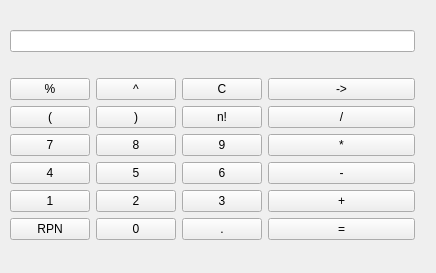
<?xml version="1.0" encoding="UTF-8"?>
<ui version="4.0">
 <class>Widget</class>
 <widget class="QWidget" name="Widget">
  <property name="geometry">
   <rect>
    <x>0</x>
    <y>0</y>
    <width>436</width>
    <height>273</height>
   </rect>
  </property>
  <property name="windowTitle">
   <string>Widget</string>
  </property>
  <widget class="QWidget" name="layoutWidget">
   <property name="geometry">
    <rect>
     <x>10</x>
     <y>10</y>
     <width>405</width>
     <height>251</height>
    </rect>
   </property>
   <layout class="QVBoxLayout" name="verticalLayout_4">
    <item>
     <widget class="QLineEdit" name="lineEdit"/>
    </item>
    <item>
     <layout class="QHBoxLayout" name="horizontalLayout_7">
      <item>
       <layout class="QVBoxLayout" name="verticalLayout_3">
        <item>
         <layout class="QHBoxLayout" name="horizontalLayout">
          <item>
           <widget class="QPushButton" name="pushButton_mod">
            <property name="text">
             <string>%</string>
            </property>
           </widget>
          </item>
          <item>
           <widget class="QPushButton" name="pushButton_pow">
            <property name="text">
             <string>^</string>
            </property>
           </widget>
          </item>
          <item>
           <widget class="QPushButton" name="pushButton_cl">
            <property name="text">
             <string>C</string>
            </property>
           </widget>
          </item>
         </layout>
        </item>
        <item>
         <layout class="QHBoxLayout" name="horizontalLayout_2">
          <item>
           <widget class="QPushButton" name="pushButton_lp">
            <property name="text">
             <string>(</string>
            </property>
           </widget>
          </item>
          <item>
           <widget class="QPushButton" name="pushButton_rp">
            <property name="text">
             <string>)</string>
            </property>
           </widget>
          </item>
          <item>
           <widget class="QPushButton" name="pushButton_factorial">
            <property name="text">
             <string>n!</string>
            </property>
           </widget>
          </item>
         </layout>
        </item>
        <item>
         <layout class="QVBoxLayout" name="verticalLayout">
          <item>
           <layout class="QHBoxLayout" name="horizontalLayout_3">
            <item>
             <widget class="QPushButton" name="pushButton_7">
              <property name="text">
               <string>7</string>
              </property>
             </widget>
            </item>
            <item>
             <widget class="QPushButton" name="pushButton_8">
              <property name="text">
               <string>8</string>
              </property>
             </widget>
            </item>
            <item>
             <widget class="QPushButton" name="pushButton_9">
              <property name="text">
               <string>9</string>
              </property>
             </widget>
            </item>
           </layout>
          </item>
          <item>
           <layout class="QHBoxLayout" name="horizontalLayout_4">
            <item>
             <widget class="QPushButton" name="pushButton_4">
              <property name="text">
               <string>4</string>
              </property>
             </widget>
            </item>
            <item>
             <widget class="QPushButton" name="pushButton_5">
              <property name="text">
               <string>5</string>
              </property>
             </widget>
            </item>
            <item>
             <widget class="QPushButton" name="pushButton_6">
              <property name="text">
               <string>6</string>
              </property>
             </widget>
            </item>
           </layout>
          </item>
          <item>
           <layout class="QHBoxLayout" name="horizontalLayout_5">
            <item>
             <widget class="QPushButton" name="pushButton_1">
              <property name="text">
               <string>1</string>
              </property>
             </widget>
            </item>
            <item>
             <widget class="QPushButton" name="pushButton_2">
              <property name="text">
               <string>2</string>
              </property>
             </widget>
            </item>
            <item>
             <widget class="QPushButton" name="pushButton_3">
              <property name="text">
               <string>3</string>
              </property>
             </widget>
            </item>
           </layout>
          </item>
          <item>
           <layout class="QHBoxLayout" name="horizontalLayout_6">
            <item>
             <widget class="QPushButton" name="pushButton_RPN">
              <property name="text">
               <string>RPN</string>
              </property>
             </widget>
            </item>
            <item>
             <widget class="QPushButton" name="pushButton_0">
              <property name="text">
               <string>0</string>
              </property>
             </widget>
            </item>
            <item>
             <widget class="QPushButton" name="pushButton_dot">
              <property name="text">
               <string>.</string>
              </property>
             </widget>
            </item>
           </layout>
          </item>
         </layout>
        </item>
       </layout>
      </item>
      <item>
       <layout class="QVBoxLayout" name="verticalLayout_2">
        <item>
         <widget class="QPushButton" name="pushButton_back">
          <property name="text">
           <string>-&gt;</string>
          </property>
         </widget>
        </item>
        <item>
         <widget class="QPushButton" name="pushButton_divide">
          <property name="text">
           <string>/</string>
          </property>
         </widget>
        </item>
        <item>
         <widget class="QPushButton" name="pushButton_times">
          <property name="text">
           <string>*</string>
          </property>
         </widget>
        </item>
        <item>
         <widget class="QPushButton" name="pushButton_minus">
          <property name="text">
           <string>-</string>
          </property>
         </widget>
        </item>
        <item>
         <widget class="QPushButton" name="pushButton_plus">
          <property name="text">
           <string>+</string>
          </property>
         </widget>
        </item>
        <item>
         <widget class="QPushButton" name="pushButton_equal">
          <property name="text">
           <string>=</string>
          </property>
         </widget>
        </item>
       </layout>
      </item>
     </layout>
    </item>
   </layout>
  </widget>
 </widget>
 <resources/>
 <connections/>
</ui>
